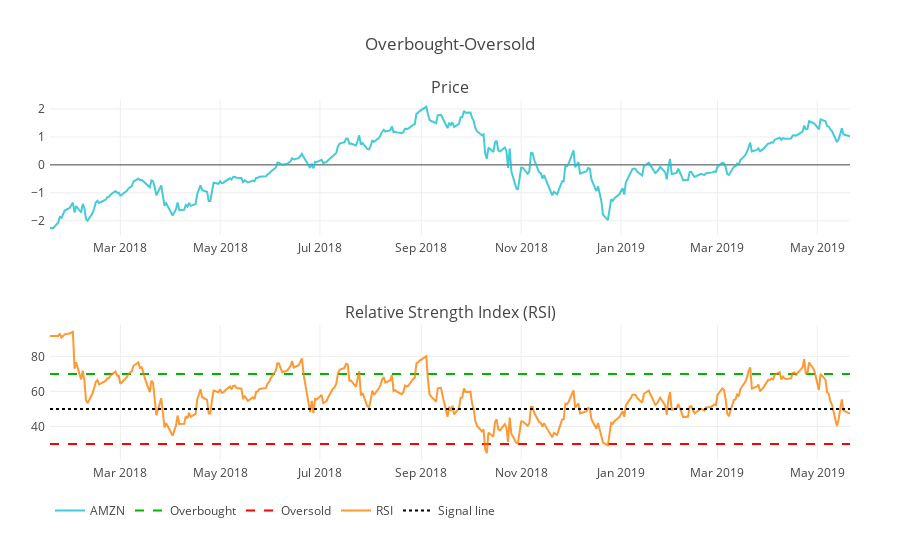

Source (notebook cell):
### Code cell
# RSI
plot_rsi = plot_rsi_indicator(df_norm, symbol, output_type='nb')
iplot(plot_rsi)

### Figure 1 — Plotly figure (JSON) as saved in the notebook; plotly's stock layout.template omitted (floating-point values rounded to 4 significant figures; data arrays with more than 128 entries replaced by an {"elided": "..."} marker saying what was removed)
{"data": [{"line": {"color": "#17BECF"}, "name": "AMZN", "opacity": 0.8, "type": "scatter", "uid": "2afc17d4-e372-4909-b8dd-167c59e0c2e6", "x": {"elided": "338 str values"}, "xaxis": "x", "y": {"elided": "338 float values"}, "yaxis": "y"}, {"line": {"color": "#04B404", "dash": "dash"}, "name": "Overbought", "type": "scatter", "uid": "a21c6b96-abfa-4921-bf82-05780dee7ff2", "x": {"elided": "338 str values"}, "xaxis": "x2", "y": {"elided": "338 int values"}, "yaxis": "y2"}, {"line": {"color": "#FF0000", "dash": "dash"}, "name": "Oversold", "type": "scatter", "uid": "f073ef1e-5bd4-46b9-8a0d-f033178c138b", "x": {"elided": "338 str values"}, "xaxis": "x2", "y": {"elided": "338 int values"}, "yaxis": "y2"}, {"line": {"color": "#FF8000"}, "name": "RSI", "opacity": 0.8, "type": "scatter", "uid": "896a06b2-88ae-4a8c-85de-83f329042988", "x": {"elided": "338 str values"}, "xaxis": "x2", "y": {"elided": "338 float values"}, "yaxis": "y2"}, {"line": {"color": "#000000", "dash": "dot"}, "name": "Signal line", "type": "scatter", "uid": "b4f89c76-d2c1-4faf-a4c6-5ab412ee1277", "x": {"elided": "338 str values"}, "xaxis": "x2", "y": {"elided": "338 int values"}, "yaxis": "y2"}], "layout": {"annotations": [{"font": {"size": 16}, "showarrow": false, "text": "Price", "x": 0.5, "xanchor": "center", "xref": "paper", "y": 1, "yanchor": "bottom", "yref": "paper"}, {"font": {"size": 16}, "showarrow": false, "text": "Relative Strength Index (RSI)", "x": 0.5, "xanchor": "center", "xref": "paper", "y": 0.375, "yanchor": "bottom", "yref": "paper"}], "autosize": true, "legend": {"orientation": "h"}, "margin": {"b": 100, "l": 50, "pad": 4, "r": 50, "t": 100}, "showlegend": true, "title": {"text": "Overbought-Oversold"}, "xaxis": {"anchor": "y", "autorange": true, "domain": [0, 1], "range": ["2018-01-17", "2019-05-21"], "type": "date"}, "xaxis2": {"anchor": "y2", "autorange": true, "domain": [0, 1], "range": ["2018-01-17", "2019-05-21"], "type": "date"}, "yaxis": {"anchor": "x", "autorange": true, "domain": [0.625, 1], "range": [-2.51, 2.322], "type": "linear"}, "yaxis2": {"anchor": "x2", "autorange": true, "domain": [0, 0.375], "range": [20.94, 97.86], "type": "linear"}}}
